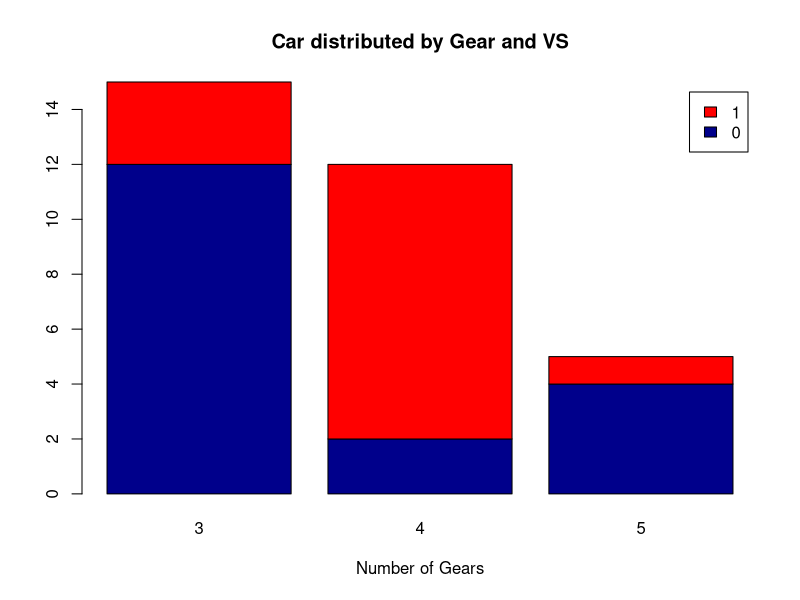
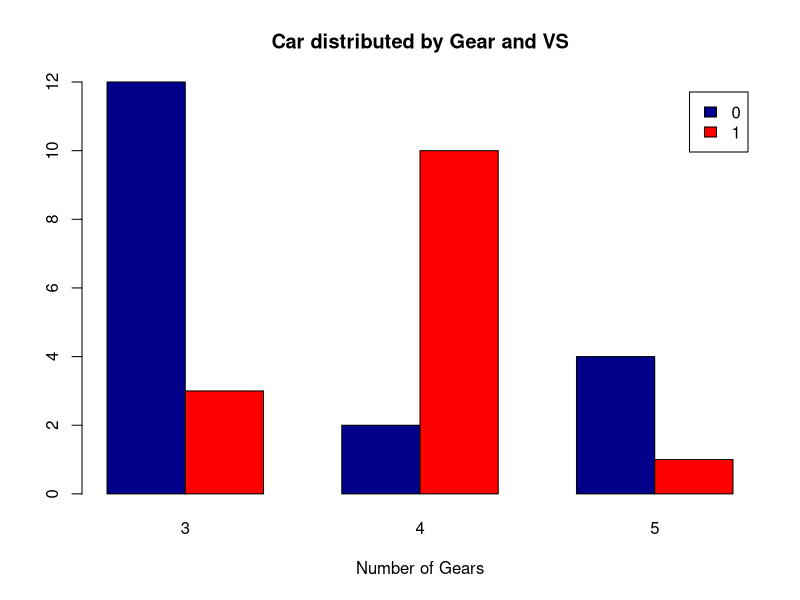

Generate these figures, in order, with R:
data("mtcars")
counts <- table(mtcars$vs,mtcars$gear)
head(counts)
barplot(counts,main = "Car distributed by Gear and VS",xlab = "Number of Gears",
        col=c("darkblue","red"),legend = rownames(counts))
barplot(counts,main = "Car distributed by Gear and VS",xlab = "Number of Gears",
        col=c("darkblue","red"),legend = rownames(counts),beside = TRUE)
